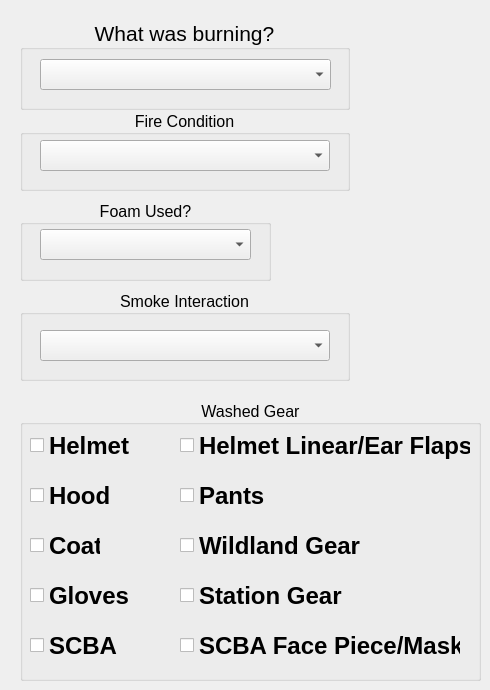
     <widget class="QWidget" name="expo_fire_page">
      <widget class="QGroupBox" name="what_burn_gb">
       <property name="geometry">
        <rect>
         <x>20</x>
         <y>19</y>
         <width>330</width>
         <height>91</height>
        </rect>
       </property>
       <property name="font">
        <font>
         <pointsize>16</pointsize>
        </font>
       </property>
       <property name="title">
        <string>What was burning?</string>
       </property>
       <property name="alignment">
        <set>Qt::AlignCenter</set>
       </property>
       <property name="flat">
        <bool>false</bool>
       </property>
       <property name="checkable">
        <bool>false</bool>
       </property>
       <widget class="QComboBox" name="what_burn_cmb">
        <property name="geometry">
         <rect>
          <x>20</x>
          <y>40</y>
          <width>291</width>
          <height>31</height>
         </rect>
        </property>
        <property name="font">
         <font>
          <pointsize>20</pointsize>
          <bold>true</bold>
         </font>
        </property>
        <property name="currentText">
         <string/>
        </property>
        <property name="placeholderText">
         <string/>
        </property>
        <item>
         <property name="text">
          <string/>
         </property>
        </item>
        <item>
         <property name="text">
          <string>Residental Building</string>
         </property>
        </item>
        <item>
         <property name="text">
          <string>Commercial Building</string>
         </property>
        </item>
        <item>
         <property name="text">
          <string>Contents</string>
         </property>
        </item>
        <item>
         <property name="text">
          <string>Vehicle</string>
         </property>
        </item>
        <item>
         <property name="text">
          <string>Trash</string>
         </property>
        </item>
        <item>
         <property name="text">
          <string>Wildland</string>
         </property>
        </item>
        <item>
         <property name="text">
          <string>Other</string>
         </property>
        </item>
       </widget>
      </widget>
      <widget class="QGroupBox" name="fire_cond_gb">
       <property name="geometry">
        <rect>
         <x>20</x>
         <y>110</y>
         <width>330</width>
         <height>81</height>
        </rect>
       </property>
       <property name="font">
        <font>
         <pointsize>12</pointsize>
        </font>
       </property>
       <property name="title">
        <string>Fire Condition</string>
       </property>
       <property name="alignment">
        <set>Qt::AlignCenter</set>
       </property>
       <property name="flat">
        <bool>false</bool>
       </property>
       <property name="checkable">
        <bool>false</bool>
       </property>
       <widget class="QComboBox" name="fire_cond_cmb">
        <property name="geometry">
         <rect>
          <x>20</x>
          <y>30</y>
          <width>290</width>
          <height>31</height>
         </rect>
        </property>
        <property name="font">
         <font>
          <pointsize>12</pointsize>
          <bold>true</bold>
         </font>
        </property>
        <property name="currentText">
         <string/>
        </property>
        <property name="placeholderText">
         <string/>
        </property>
        <item>
         <property name="text">
          <string/>
         </property>
        </item>
        <item>
         <property name="text">
          <string>No Smoke or Fire Showing</string>
         </property>
        </item>
        <item>
         <property name="text">
          <string>Smoke Showing</string>
         </property>
        </item>
        <item>
         <property name="text">
          <string>Fire Showing</string>
         </property>
        </item>
        <item>
         <property name="text">
          <string>Full Structure</string>
         </property>
        </item>
        <item>
         <property name="text">
          <string>Fire Spread Origin Structure</string>
         </property>
        </item>
       </widget>
      </widget>
      <widget class="QGroupBox" name="smoke_inter_gb">
       <property name="geometry">
        <rect>
         <x>20</x>
         <y>290</y>
         <width>330</width>
         <height>91</height>
        </rect>
       </property>
       <property name="font">
        <font>
         <pointsize>12</pointsize>
        </font>
       </property>
       <property name="title">
        <string>Smoke Interaction</string>
       </property>
       <property name="alignment">
        <set>Qt::AlignCenter</set>
       </property>
       <property name="flat">
        <bool>false</bool>
       </property>
       <property name="checkable">
        <bool>false</bool>
       </property>
       <widget class="QComboBox" name="smoke_inter_cmb">
        <property name="geometry">
         <rect>
          <x>20</x>
          <y>40</y>
          <width>290</width>
          <height>31</height>
         </rect>
        </property>
        <property name="font">
         <font>
          <pointsize>12</pointsize>
          <bold>true</bold>
         </font>
        </property>
        <property name="currentText">
         <string/>
        </property>
        <property name="placeholderText">
         <string/>
        </property>
        <item>
         <property name="text">
          <string/>
         </property>
        </item>
        <item>
         <property name="text">
          <string>Yes</string>
         </property>
        </item>
        <item>
         <property name="text">
          <string>No</string>
         </property>
        </item>
       </widget>
      </widget>
      <widget class="QGroupBox" name="foam_gb">
       <property name="geometry">
        <rect>
         <x>20</x>
         <y>200</y>
         <width>251</width>
         <height>81</height>
        </rect>
       </property>
       <property name="font">
        <font>
         <pointsize>12</pointsize>
        </font>
       </property>
       <property name="title">
        <string>Foam Used?</string>
       </property>
       <property name="alignment">
        <set>Qt::AlignCenter</set>
       </property>
       <property name="flat">
        <bool>false</bool>
       </property>
       <property name="checkable">
        <bool>false</bool>
       </property>
       <widget class="QComboBox" name="foam_cmb">
        <property name="geometry">
         <rect>
          <x>20</x>
          <y>29</y>
          <width>211</width>
          <height>31</height>
         </rect>
        </property>
        <property name="font">
         <font>
          <pointsize>12</pointsize>
          <bold>true</bold>
         </font>
        </property>
        <property name="cursor">
         <cursorShape>ArrowCursor</cursorShape>
        </property>
        <property name="editable">
         <bool>false</bool>
        </property>
        <property name="placeholderText">
         <string/>
        </property>
        <item>
         <property name="text">
          <string/>
         </property>
        </item>
        <item>
         <property name="text">
          <string>Yes</string>
         </property>
        </item>
        <item>
         <property name="text">
          <string>No</string>
         </property>
        </item>
       </widget>
      </widget>
      <widget class="QGroupBox" name="washed_gear_gb">
       <property name="geometry">
        <rect>
         <x>20</x>
         <y>400</y>
         <width>461</width>
         <height>281</height>
        </rect>
       </property>
       <property name="font">
        <font>
         <pointsize>12</pointsize>
        </font>
       </property>
       <property name="title">
        <string>Washed Gear</string>
       </property>
       <property name="alignment">
        <set>Qt::AlignCenter</set>
       </property>
       <property name="flat">
        <bool>false</bool>
       </property>
       <property name="checkable">
        <bool>false</bool>
       </property>
       <widget class="QCheckBox" name="helment_cleaned_chkbx">
        <property name="geometry">
         <rect>
          <x>10</x>
          <y>30</y>
          <width>101</width>
          <height>31</height>
         </rect>
        </property>
        <property name="font">
         <font>
          <pointsize>18</pointsize>
          <bold>true</bold>
         </font>
        </property>
        <property name="layoutDirection">
         <enum>Qt::LeftToRight</enum>
        </property>
        <property name="text">
         <string>Helmet</string>
        </property>
        <property name="iconSize">
         <size>
          <width>16</width>
          <height>16</height>
         </size>
        </property>
        <property name="checked">
         <bool>false</bool>
        </property>
        <property name="tristate">
         <bool>false</bool>
        </property>
       </widget>
       <widget class="QCheckBox" name="hood_cleaned_chkbx">
        <property name="geometry">
         <rect>
          <x>10</x>
          <y>80</y>
          <width>101</width>
          <height>31</height>
         </rect>
        </property>
        <property name="font">
         <font>
          <pointsize>18</pointsize>
          <bold>true</bold>
         </font>
        </property>
        <property name="layoutDirection">
         <enum>Qt::LeftToRight</enum>
        </property>
        <property name="text">
         <string>Hood</string>
        </property>
        <property name="iconSize">
         <size>
          <width>16</width>
          <height>16</height>
         </size>
        </property>
        <property name="checked">
         <bool>false</bool>
        </property>
        <property name="tristate">
         <bool>false</bool>
        </property>
       </widget>
       <widget class="QCheckBox" name="coat_cleaned_chkbx">
        <property name="geometry">
         <rect>
          <x>10</x>
          <y>130</y>
          <width>71</width>
          <height>31</height>
         </rect>
        </property>
        <property name="font">
         <font>
          <pointsize>18</pointsize>
          <bold>true</bold>
         </font>
        </property>
        <property name="layoutDirection">
         <enum>Qt::LeftToRight</enum>
        </property>
        <property name="text">
         <string>Coat</string>
        </property>
        <property name="iconSize">
         <size>
          <width>16</width>
          <height>16</height>
         </size>
        </property>
        <property name="checked">
         <bool>false</bool>
        </property>
        <property name="tristate">
         <bool>false</bool>
        </property>
       </widget>
       <widget class="QCheckBox" name="pants_cleaned_chkbx">
        <property name="geometry">
         <rect>
          <x>160</x>
          <y>80</y>
          <width>101</width>
          <height>31</height>
         </rect>
        </property>
        <property name="font">
         <font>
          <pointsize>18</pointsize>
          <bold>true</bold>
         </font>
        </property>
        <property name="layoutDirection">
         <enum>Qt::LeftToRight</enum>
        </property>
        <property name="text">
         <string>Pants</string>
        </property>
        <property name="iconSize">
         <size>
          <width>16</width>
          <height>16</height>
         </size>
        </property>
        <property name="checked">
         <bool>false</bool>
        </property>
        <property name="tristate">
         <bool>false</bool>
        </property>
       </widget>
       <widget class="QCheckBox" name="boots_cleaned_chkbx">
        <property name="geometry">
         <rect>
          <x>160</x>
          <y>180</y>
          <width>181</width>
          <height>31</height>
         </rect>
        </property>
        <property name="font">
         <font>
          <pointsize>18</pointsize>
          <bold>true</bold>
         </font>
        </property>
        <property name="layoutDirection">
         <enum>Qt::LeftToRight</enum>
        </property>
        <property name="text">
         <string>Station Gear</string>
        </property>
        <property name="iconSize">
         <size>
          <width>16</width>
          <height>16</height>
         </size>
        </property>
        <property name="checked">
         <bool>false</bool>
        </property>
        <property name="tristate">
         <bool>false</bool>
        </property>
       </widget>
       <widget class="QCheckBox" name="gloves_cleaned_chkbx">
        <property name="geometry">
         <rect>
          <x>10</x>
          <y>180</y>
          <width>101</width>
          <height>31</height>
         </rect>
        </property>
        <property name="font">
         <font>
          <pointsize>18</pointsize>
          <bold>true</bold>
         </font>
        </property>
        <property name="layoutDirection">
         <enum>Qt::LeftToRight</enum>
        </property>
        <property name="text">
         <string>Gloves</string>
        </property>
        <property name="iconSize">
         <size>
          <width>16</width>
          <height>16</height>
         </size>
        </property>
        <property name="checked">
         <bool>false</bool>
        </property>
        <property name="tristate">
         <bool>false</bool>
        </property>
       </widget>
       <widget class="QCheckBox" name="scba_cleaned_chkbx">
        <property name="geometry">
         <rect>
          <x>10</x>
          <y>230</y>
          <width>101</width>
          <height>31</height>
         </rect>
        </property>
        <property name="font">
         <font>
          <pointsize>18</pointsize>
          <bold>true</bold>
         </font>
        </property>
        <property name="layoutDirection">
         <enum>Qt::LeftToRight</enum>
        </property>
        <property name="text">
         <string>SCBA</string>
        </property>
        <property name="iconSize">
         <size>
          <width>16</width>
          <height>16</height>
         </size>
        </property>
        <property name="checked">
         <bool>false</bool>
        </property>
        <property name="tristate">
         <bool>false</bool>
        </property>
       </widget>
       <widget class="QCheckBox" name="scba_face_cleaned_chkbx">
        <property name="geometry">
         <rect>
          <x>160</x>
          <y>230</y>
          <width>281</width>
          <height>31</height>
         </rect>
        </property>
        <property name="font">
         <font>
          <pointsize>18</pointsize>
          <bold>true</bold>
         </font>
        </property>
        <property name="layoutDirection">
         <enum>Qt::LeftToRight</enum>
        </property>
        <property name="text">
         <string>SCBA Face Piece/Mask</string>
        </property>
        <property name="iconSize">
         <size>
          <width>16</width>
          <height>16</height>
         </size>
        </property>
        <property name="checked">
         <bool>false</bool>
        </property>
        <property name="tristate">
         <bool>false</bool>
        </property>
       </widget>
       <widget class="QCheckBox" name="helm_liner_cleaned_chkbx">
        <property name="geometry">
         <rect>
          <x>160</x>
          <y>30</y>
          <width>291</width>
          <height>31</height>
         </rect>
        </property>
        <property name="font">
         <font>
          <pointsize>18</pointsize>
          <bold>true</bold>
         </font>
        </property>
        <property name="layoutDirection">
         <enum>Qt::LeftToRight</enum>
        </property>
        <property name="text">
         <string>Helmet Linear/Ear Flaps</string>
        </property>
        <property name="iconSize">
         <size>
          <width>16</width>
          <height>16</height>
         </size>
        </property>
        <property name="checked">
         <bool>false</bool>
        </property>
        <property name="tristate">
         <bool>false</bool>
        </property>
       </widget>
       <widget class="QCheckBox" name="wldlnd_cleaned_chkbx">
        <property name="geometry">
         <rect>
          <x>160</x>
          <y>130</y>
          <width>191</width>
          <height>31</height>
         </rect>
        </property>
        <property name="font">
         <font>
          <pointsize>18</pointsize>
          <bold>true</bold>
         </font>
        </property>
        <property name="layoutDirection">
         <enum>Qt::LeftToRight</enum>
        </property>
        <property name="text">
         <string>Wildland Gear</string>
        </property>
        <property name="iconSize">
         <size>
          <width>16</width>
          <height>16</height>
         </size>
        </property>
        <property name="checked">
         <bool>false</bool>
        </property>
        <property name="tristate">
         <bool>false</bool>
        </property>
       </widget>
      </widget>
     </widget>
